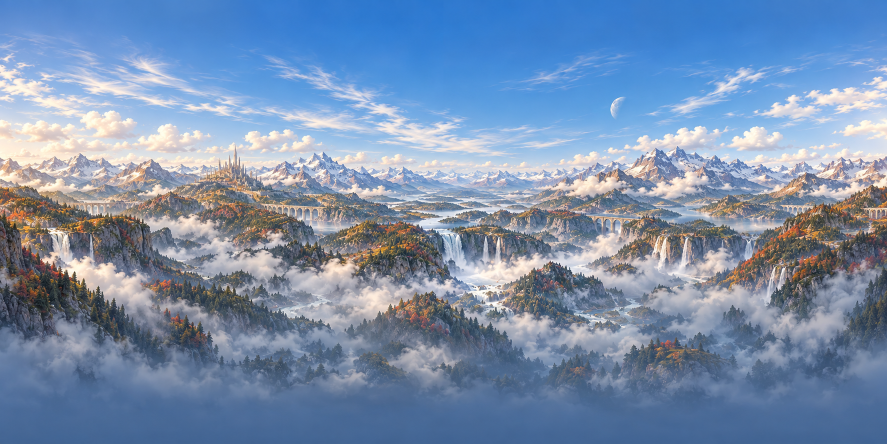
#> input picture lumen-reach/materials/source/sky-v7.png, 1774 x 887 px (shown at 1/2 size)
$ python sky.py
#> lines starting #> are read from the running program, lines starting #| are printed output that depends on the picture; after the words box and inside, x2 and y2 are one past the last pixel; in counts of white or black regions, pixels touching at a corner belong together
# SPDX-License-Identifier: MIT
"""Spherical skies: periodic longitude, latitude-correct poles, no edge extrusion."""
from pathlib import Path
import json, hashlib
import numpy as np
from PIL import Image
HERE=Path(__file__).parent

def smooth(x):
 x=np.clip(x,0,1);return x*x*(3-2*x)

def lowpass_rows(x,sigma):
 # Vertical gaussian low-pass of a per-row colour signal, edges held.
 r=int(3*sigma);k=np.exp(-.5*(np.arange(-r,r+1)/sigma)**2);k/=k.sum()
 return np.stack([np.convolve(np.pad(x[:,c],r,mode='edge'),k,'valid') for c in range(x.shape[1])],1)

def join(a,width=160,sigma=16):
 # Periodic longitude join without double exposure. 0.7.0 cross-faded each
 # edge with its mirror image and spread every row's full seam offset over
 # the whole width, which superimposed ghost copies and row streaks. Here
 # only the vertically low-passed colour difference at the seam is split
 # between both edges and faded out over `width` columns. Detail is never
 # blended: what remains is one clean cut, placed behind the Signal massif.
#> called with width = 160, sigma = 16
 h,w,_=a.shape
#> h = 1024; w = 2048
 d=lowpass_rows(a[:,0]-a[:,-1],sigma);f=.5*(1+np.cos(np.pi*np.arange(width)/width))
#> after `d = lowpass_rows(a[:, 0] - a[:, -1], sigma)`: d = 1024 rows, first 8: [11.48, 2.17, -0.123], [11.6, 2.25, -0.136], [11.73, 2.33, -0.149], [11.87, 2.41, -0.162], [12.01, 2.5, -0.175], [12.15, 2.59, -0.186], [12.31, 2.68, -0.197], [12.47, 2.77, -0.206]
 a[:,:width]-=d[:,None]*f[None,:,None]/2
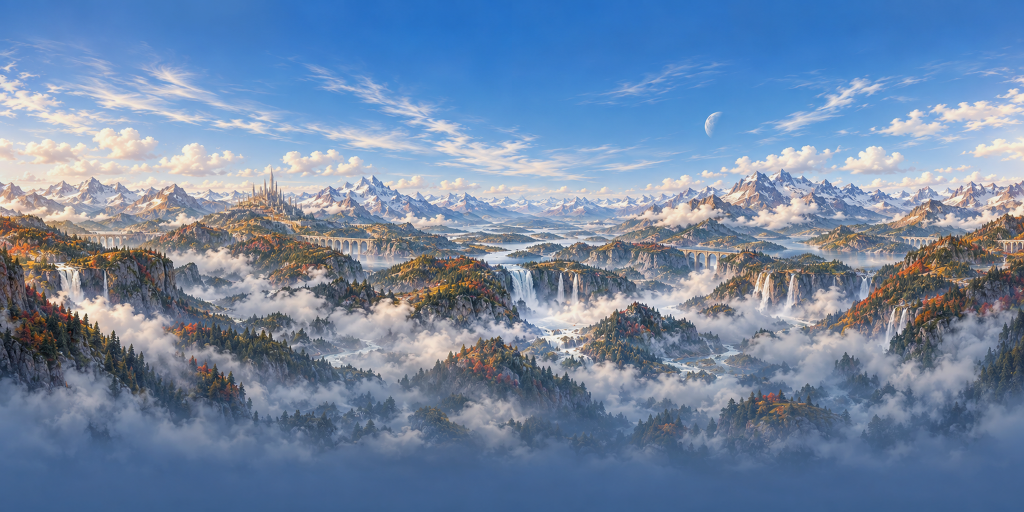
#> a: shape (1024, 2048, 3) float64 (shown at 1/2 size); mean R, G, B 121, 142.7, 173; drawn with min black and max white
 a[:,w-width:]+=d[:,None]*f[::-1][None,:,None]/2
 # Above the painted peaks (~26 deg) the massif no longer hides the cut, so
 # cloud rows soften gradually towards the seam (wrapped gaussian, feathered
 # over 64 columns each side): softer cloud, never a second copy.
 lat=90-(np.arange(h)+.5)/h*180;rows=np.nonzero(lat>22)[0];r=64;sig=9
#> after `rows = np.nonzero(lat > 22)[0]`: rows = 387 values from 0 to 386
 ring=np.concatenate([a[rows][:,w-1-r:w-1],a[rows][:,:r+1]],axis=1)
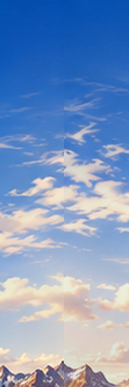
#> ring: shape (387, 129, 3) float64; mean R, G, B 167.8, 188.2, 219.5; drawn with min black and max white
 k=np.exp(-.5*(np.arange(-3*sig,3*sig+1)/sig)**2);k/=k.sum()
 pad=np.concatenate([a[rows][:,w-1-r-3*sig:w-1],a[rows][:,:r+1+3*sig]],axis=1)
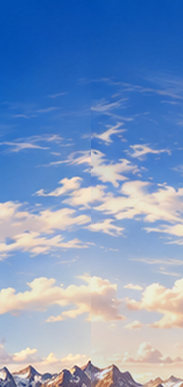
#> pad: shape (387, 183, 3) float64; mean R, G, B 166.3, 187.6, 219.6; drawn with min black and max white
 soft=np.stack([np.apply_along_axis(lambda v:np.convolve(v,k,'valid'),1,pad[...,c]) for c in range(3)],-1)
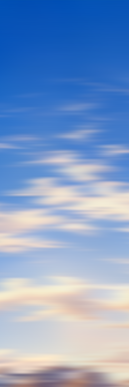
#> soft: shape (387, 129, 3) float64; mean R, G, B 167.8, 188.2, 219.5; drawn with min black and max white
 t=smooth((lat[rows]-22)/6)[:,None,None]*smooth(1-np.abs(np.arange(-r,r+1))/r)[None,:,None]
 ring=ring*(1-t)+soft*t
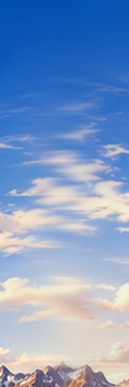
#> ring: shape (387, 129, 3) float64; mean R, G, B 167.7, 188.2, 219.5; drawn with min black and max white
 # Column w-1 is overwritten by column 0 in save().
 a[rows,w-1-r:w-1]=ring[:,:r];a[rows,:r+1]=ring[:,r:]
 return a

def night_sky(h=1024,w=2048):
 # Band-limited basin sky. Its near walls stand 1-20 m from the yard, where
 # one texel covers dozens of 4K pixels; the painted master magnified like
 # that read as blocks and concentric rings. Only smooth gradients and soft,
 # broad ridge bands remain, periodic in longitude, every texel step small.
 lat=(90-(np.arange(h)+.5)/h*180)[:,None,None];u=((np.arange(w)+.5)/w)[None,:,None]
 zen=np.array([3,16,42]);mid=np.array([10,32,66]);hor=np.array([34,58,92]);ground=np.array([14,22,32])
 up=hor+(mid-hor)*smooth(lat/30);up=up+(zen-up)*smooth((lat-30)/60)
 sky=np.where(lat>=0,up,hor+(ground-hor)*smooth(-lat/20))
 wave=lambda terms:sum(a*np.sin(2*np.pi*(f*u+ph)) for a,f,ph in terms)
 for top,colour,edge in [(3.0+2.2*wave([(.5,3,.13),(.3,5,.41),(.2,8,.77)]),np.array([22,38,62]),5.5),(1.2+wave([(.6,4,.6),(.4,7,.2)]),np.array([13,24,40]),5.0)]:
  fill=colour+(ground-colour)*smooth(-lat/20);cover=1-smooth((lat-top+edge/2)/edge)
  sky=sky+(fill-sky)*cover
 return sky

def save(name,a):
#> called with name = 'sky-v7'
 h,w,_=a.shape
#> h = 1024; w = 2048
 # Rows under the polar fans (<=40 rows) are fully uniform, so the fans
 # cannot pinch longitude detail into a pinwheel; then fade over 100 rows.
 for edge,rows in [(0,range(140)),(-1,range(h-140,h))]:
  color=a[edge].mean(axis=0)
  for y in rows:
   dist=y if edge==0 else h-1-y;t=smooth(1-(dist-40)/100)
   a[y]=a[y]*(1-t)+color*t
#> this loop made 2 passes
#> color on passes 1 to 2: [59.05, 125.9, 203.6], [67.23, 101.2, 145.4]
 a=np.round(np.clip(a,0,255)).astype('uint8');a[:,-1]=a[:,0]
#> after `a[:, -1] = a[:, 0]`: a: shape (1024, 2048, 3); mean R, G, B 120.2, 142.2, 172.3
 a[0]=a[0].mean(axis=0).round().astype('uint8');a[-1]=a[-1].mean(axis=0).round().astype('uint8')
 path=HERE/'tiles'/f'{name}-albedo.png';Image.fromarray(a).save(path,optimize=True)
 return {'name':name,'size':[w,h],'sha256':hashlib.sha256(path.read_bytes()).hexdigest(),'longitudeEdgeMax':int(abs(a[:,0].astype(int)-a[:,-1]).max()),'poleRangeMax':int(max(np.ptp(a[0],axis=0).max(),np.ptp(a[-1],axis=0).max()))}

def prepare():
 day=np.array(Image.open(HERE/'source/sky-v7.png').convert('RGB').resize((2048,1024),Image.Resampling.LANCZOS),dtype=float)
 rows=[save('sky-v7',join(day))]
 rows.append(save('night-sky-v7',night_sky()))
#> call 2 of save, with name = 'night-sky-v7'
#> the loop in save (call 2), `for edge,rows in [(0,range(140)),(-1,range(h-140,h))]:` made 2 passes
#> color on passes 1 to 2: [3, 16, 42], [14, 22, 32]
#> after the loop in save (call 2), `for edge,rows in [(0,range(140)),(-1,range(h-140,h))]:`:
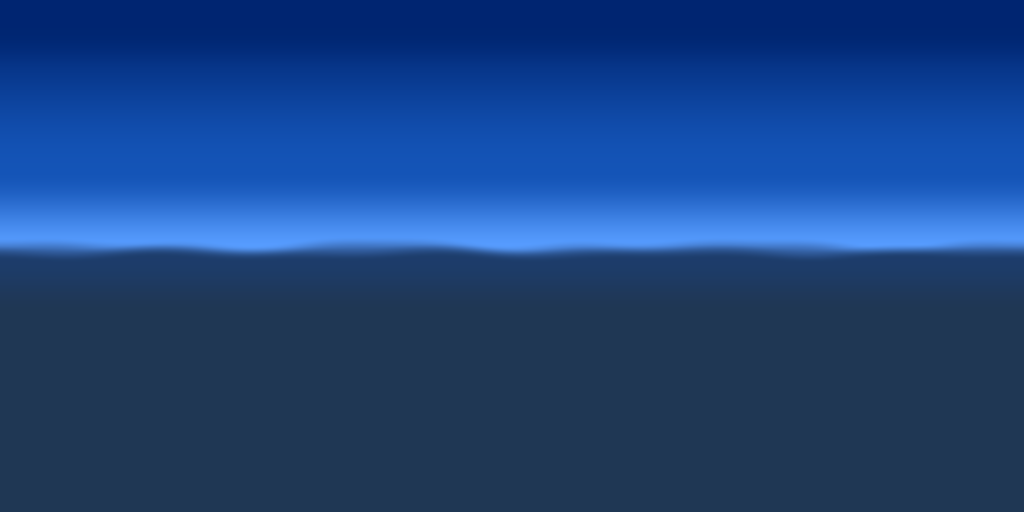
#> a: shape (1024, 2048, 3) float64 (shown at 1/2 size); mean R, G, B 12.5, 26.1, 46.8; drawn with min black and max white
#> in save (call 2), `a = np.round(np.clip(a, 0, 255)).astype('uint8')`:
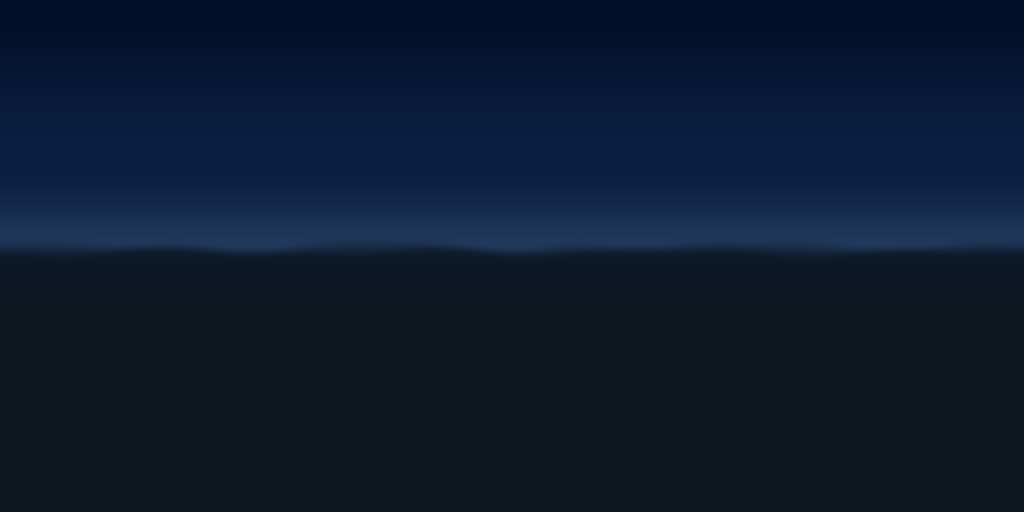
#> a: shape (1024, 2048, 3) (shown at 1/2 size); mean R, G, B 12.5, 26.1, 46.8
#> in save (call 2), `a[:, -1] = a[:, 0]`: a: shape (1024, 2048, 3); under 0.01% of pixels changed, all inside (x1, y1, x2, y2) = (2047, 504, 2048, 505)
 (HERE/'tiles/sky-report.json').write_text(json.dumps(rows,indent=2)+'\n')
if __name__=='__main__':prepare()
